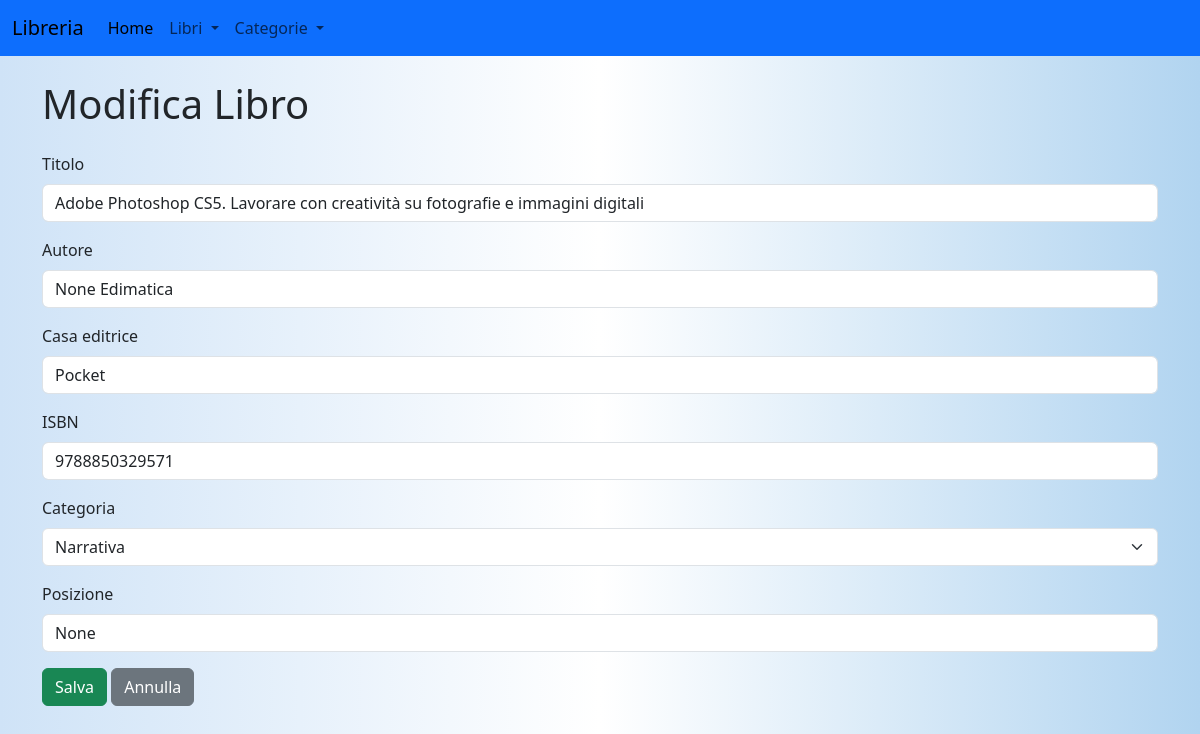
Before: /api/libro/35/edit with the older database file.
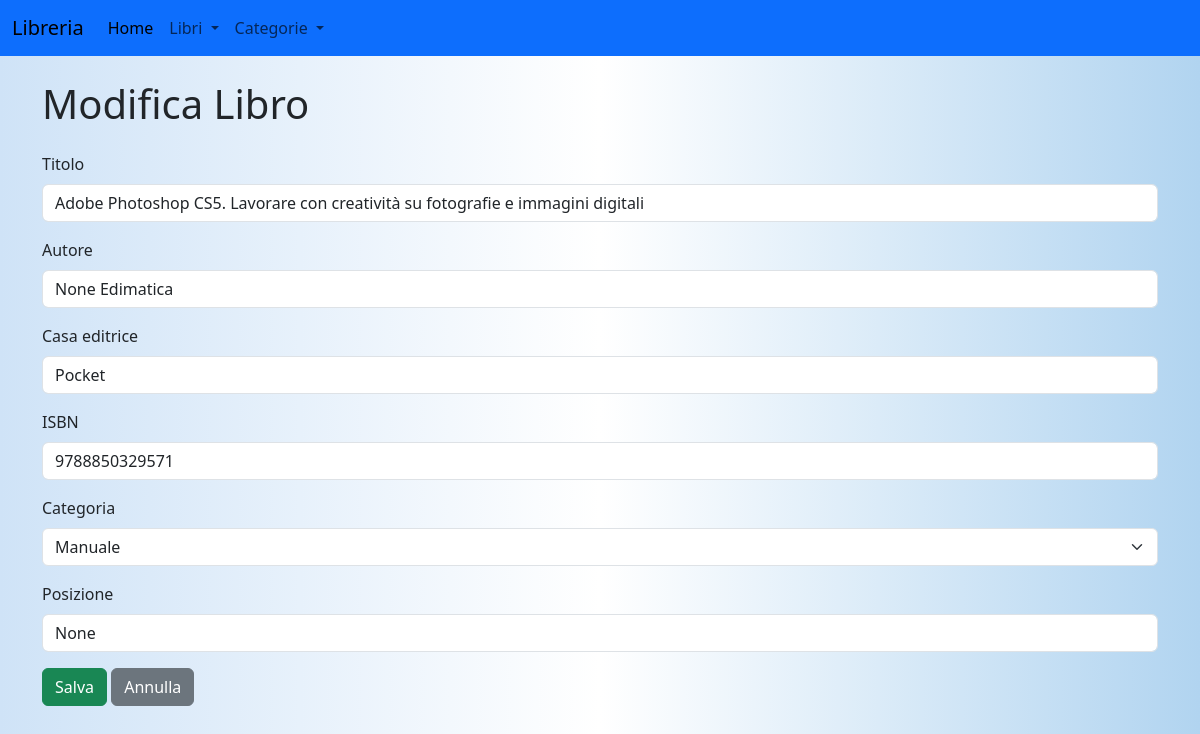
After: the same page with the newer database file.
### models/models.py (models this page shows, shortened)
class Libri(db.Model):
    __tablename__ = "libri"
    id = db.Column(db.Integer, primary_key=True)
    titolo = db.Column(db.String(100), nullable=False)
    autore_id = db.Column(db.Integer, db.ForeignKey('autori.id'), nullable=False)
    casa_editrice = db.Column(db.String(50))
    isbn = db.Column(db.String(13))
    categoria_id = db.Column(db.Integer, db.ForeignKey('categorie.id'), nullable=False)
    posizione = db.Column(db.String(20))

class Categorie(db.Model):
    __tablename__ = "categorie"
    id = db.Column(db.Integer, primary_key=True)
    categoria = db.Column(db.String(25))
    libri = db.relationship('Libri', backref='categoria', lazy=True)

### routes/libri.py (the view)
@libri_bp.route('/libro/<int:libro_id>/edit', methods=['GET'])
def edit_libro(libro_id):
    libro = get_by_id(libro_id)  # Recupera il libro dal database
    categorie = get_all_categorie()
    return render_template('edit_libro.html', libro=libro, categorie=categorie)

### services/categorie_service.py (called while the page is built)
def get_all_categorie():
    return Categorie.query.all()

### services/libri_service.py (called while the page is built)
def get_by_id(id):
    return Libri.query.get_or_404(id)

### templates/edit_libro.html (shortened to what this page needs)
{% extends "form.html" %}
{% block content %}
<h1>Modifica Libro</h1>
<form action="/api/update_libro/{{ libro.id }}" method="POST" class="mt-4">
    <div class="mb-3">
        <label for="titolo" class="form-label">Titolo</label>
        <input type="text" class="form-control" id="titolo" name="titolo" value="{{ libro.titolo }}" required>
    </div>
    <div class="mb-3">
        <label for="autore" class="form-label">Autore</label>
        <input type="text" class="form-control" id="autore" name="autore"
            value="{{ libro.autore.nome}} {{ libro.autore.cognome}}" required>
    </div>
    <div class="mb-3">
        <label for="casa_editrice" class="form-label">Casa editrice</label>
        <input type="text" class="form-control" id="casa_editrice" name="casa_editrice"
            value="{{ libro.casa_editrice }}" required>
    </div>
    <div class="mb-3">
        <label for="isbn" class="form-label">ISBN</label>
        <input type="text" class="form-control" id="isbn" name="isbn" value="{{ libro.isbn }}" required>
    </div>
    <div class="mb-3">
        <label for="categoria" class="form-label">Categoria</label>
        <select class="form-select" id="categoria" name="categoria_id" required>
            {% for categoria in categorie %}
            <option value="{{ categoria.id }}" {% if categoria.id==libro.categoria_id %}selected{% endif %}>{{
                categoria.categoria }}</option>
            {% endfor %}
        </select>
    </div>
    <div class="mb-3">
        <label for="posizione" class="form-label">Posizione</label>
        <input type="text" class="form-control" id="posizione" name="posizione" value="{{ libro.posizione }}">
    </div>
    <button type="submit" class="btn btn-success">Salva</button>
    <a href="/api/libri" class="btn btn-secondary">Annulla</a>
</form>
{% endblock %}

Changed rows visible on the page:
changed Libri "Adobe Photoshop CS5. Lavorare con creatività su fotografie e immagini digitali": categoria_id (not shown) → "Manuale"
Other visible differences:
form field categoria_id: "Narrativa" → (not shown)
